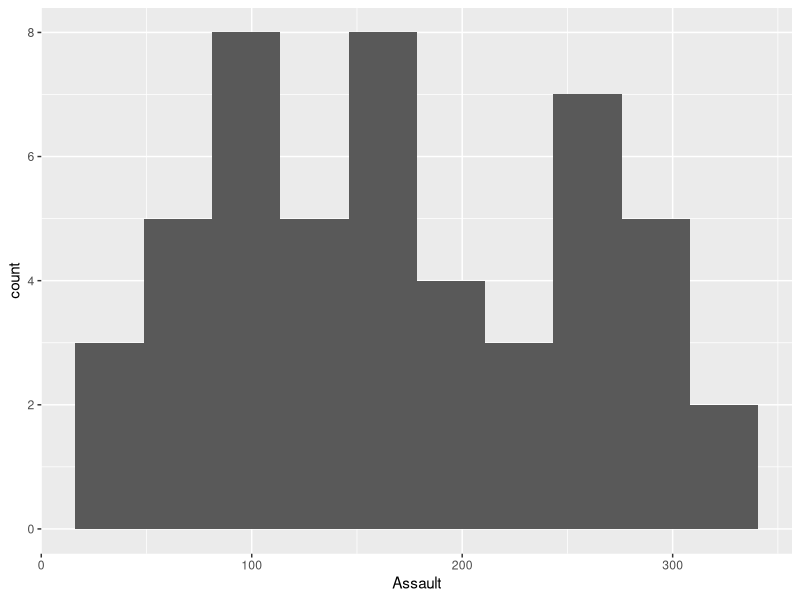

Generate this figure with R:
# AUdrey's file

library(tidyverse)
# load packages

# STEP 1: Hayden
arrests <- read_csv("USArrests.csv")

# load in dataset

# STEP 2: Madeleine
library(ggplot2)
plot <- ggplot(arrests, aes(x=Assault)) + geom_histogram(bins = 10)

# STEP 3: Audrey

